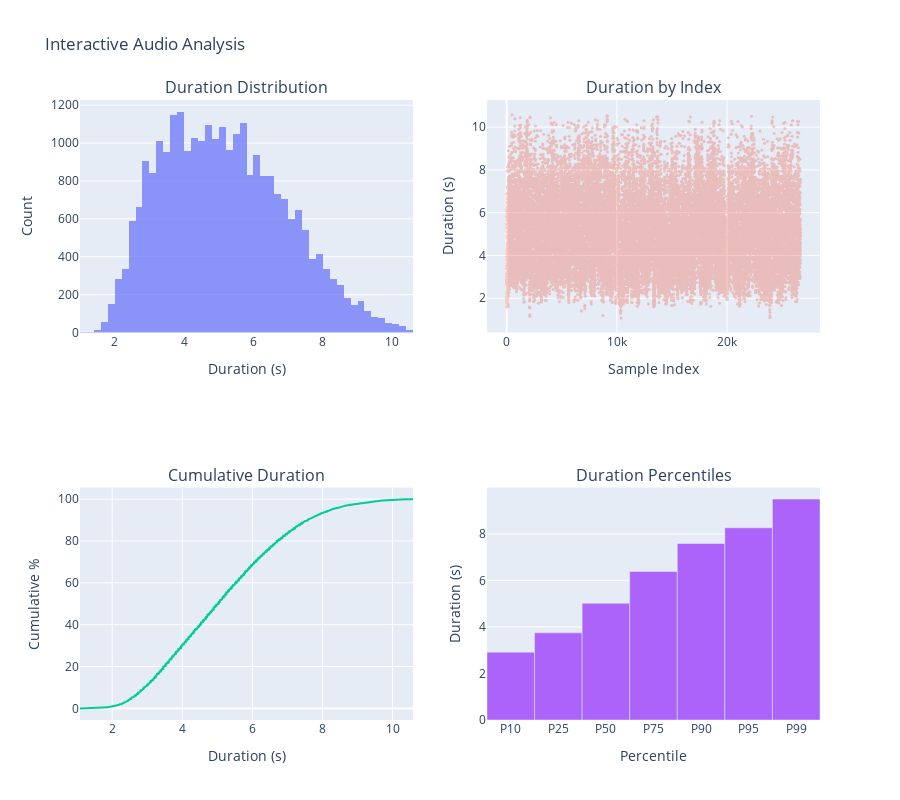

The cell this chart's notebook holds for it:
### Code cell
# Визуализация аудио данных
print("📈 Audio Data Visualizations")

# Создаем subplots
fig, axes = plt.subplots(2, 2, figsize=(15, 10))
fig.suptitle('Audio Data Analysis', fontsize=16, fontweight='bold')

# 1. Гистограмма длительности
axes[0, 0].hist(audio_durations_array, bins=50, alpha=0.7, color='skyblue', edgecolor='black')
axes[0, 0].axvline(audio_durations_array.mean(), color='red', linestyle='--', label=f'Mean: {audio_durations_array.mean():.1f}s')
axes[0, 0].axvline(np.median(audio_durations_array), color='green', linestyle='--', label=f'Median: {np.median(audio_durations_array):.1f}s')
axes[0, 0].set_xlabel('Duration (seconds)')
axes[0, 0].set_ylabel('Frequency')
axes[0, 0].set_title('Audio Duration Distribution')
axes[0, 0].legend()
axes[0, 0].grid(True, alpha=0.3)

# 2. Box plot длительности
axes[0, 1].boxplot(audio_durations_array, vert=True)
axes[0, 1].set_ylabel('Duration (seconds)')
axes[0, 1].set_title('Audio Duration Box Plot')
axes[0, 1].grid(True, alpha=0.3)

# 3. Распределение по диапазонам длительности 
duration_ranges = ['0-2s', '2-5s', '5-10s', '10-15s', '15s+']
duration_counts = [
    (audio_durations_array <= 2).sum(),
    ((audio_durations_array > 2) & (audio_durations_array <= 5)).sum(),
    ((audio_durations_array > 5) & (audio_durations_array <= 10)).sum(), 
    ((audio_durations_array > 10) & (audio_durations_array <= 15)).sum(),
    (audio_durations_array > 15).sum()
]

axes[1, 0].pie(duration_counts, labels=duration_ranges, autopct='%1.1f%%', startangle=90)
axes[1, 0].set_title('Audio Duration Ranges')

# 4. Статистика по длительности
stats_text = f"""Duration Statistics:
Count: {len(audio_durations_array):,}
Mean: {audio_durations_array.mean():.2f}s
Median: {np.median(audio_durations_array):.2f}s
Std: {audio_durations_array.std():.2f}s
Min: {audio_durations_array.min():.2f}s
Max: {audio_durations_array.max():.2f}s
Total: {audio_durations_array.sum()/3600:.2f}h"""

axes[1, 1].text(0.1, 0.5, stats_text, fontsize=12, verticalalignment='center', 
                family='monospace', bbox=dict(boxstyle='round', facecolor='wheat', alpha=0.5))
axes[1, 1].axis('off')
axes[1, 1].set_title('Duration Statistics Summary')

plt.tight_layout()
plt.show()

# Интерактивная визуализация с Plotly
fig_plotly = make_subplots(
    rows=2, cols=2,
    subplot_titles=('Duration Distribution', 'Duration by Index', 
                   'Cumulative Duration', 'Duration Percentiles'),
    specs=[[{"secondary_y": False}, {"secondary_y": False}],
           [{"secondary_y": False}, {"secondary_y": False}]]
)

# 1. Гистограмма длительности
fig_plotly.add_trace(
    go.Histogram(x=audio_durations_array, nbinsx=50, name="Duration", opacity=0.7),
    row=1, col=1
)

# 2. Scatter plot длительность по индексу
fig_plotly.add_trace(
    go.Scatter(x=np.arange(len(audio_durations_array)), y=audio_durations_array, 
              mode='markers', name="Duration", opacity=0.3, marker=dict(size=3)),
    row=1, col=2
)

# 3. Кумулятивное распределение
sorted_durations = np.sort(audio_durations_array)
cumulative = np.arange(1, len(sorted_durations) + 1) / len(sorted_durations) * 100
fig_plotly.add_trace(
    go.Scatter(x=sorted_durations, y=cumulative, mode='lines', name="Cumulative %"),
    row=2, col=1
)

# 4. Percentiles
percentiles = [10, 25, 50, 75, 90, 95, 99]
percentile_values = [np.percentile(audio_durations_array, p) for p in percentiles]
fig_plotly.add_trace(
    go.Bar(x=[f'P{p}' for p in percentiles], y=percentile_values, name="Percentiles"),
    row=2, col=2
)

fig_plotly.update_xaxes(title_text="Duration (s)", row=1, col=1)
fig_plotly.update_xaxes(title_text="Sample Index", row=1, col=2)
fig_plotly.update_xaxes(title_text="Duration (s)", row=2, col=1)
fig_plotly.update_xaxes(title_text="Percentile", row=2, col=2)

fig_plotly.update_yaxes(title_text="Count", row=1, col=1)
fig_plotly.update_yaxes(title_text="Duration (s)", row=1, col=2)
fig_plotly.update_yaxes(title_text="Cumulative %", row=2, col=1)
fig_plotly.update_yaxes(title_text="Duration (s)", row=2, col=2)

fig_plotly.update_layout(height=800, showlegend=False, title_text="Interactive Audio Analysis")
fig_plotly.show()

### Figure 1 — Plotly figure (JSON) as saved in the notebook; plotly's stock layout.template omitted (floating-point values rounded to 4 significant figures; data arrays with more than 128 entries replaced by an {"elided": "..."} marker saying what was removed)
{"data": [{"name": "Duration", "nbinsx": 50, "opacity": 0.7, "type": "histogram", "x": {"elided": "26654 float values"}, "xaxis": "x", "yaxis": "y"}, {"marker": {"size": 3}, "mode": "markers", "name": "Duration", "opacity": 0.3, "type": "scatter", "x": {"elided": "26654 int values"}, "xaxis": "x2", "y": {"elided": "26654 float values"}, "yaxis": "y2"}, {"mode": "lines", "name": "Cumulative %", "type": "scatter", "x": {"elided": "26654 float values"}, "xaxis": "x3", "y": {"elided": "26654 float values"}, "yaxis": "y3"}, {"name": "Percentiles", "type": "bar", "x": ["P10", "P25", "P50", "P75", "P90", "P95", "P99"], "xaxis": "x4", "y": [2.916, 3.744, 5.016, 6.384, 7.584, 8.256, 9.491], "yaxis": "y4"}], "layout": {"annotations": [{"font": {"size": 16}, "showarrow": false, "text": "Duration Distribution", "x": 0.225, "xanchor": "center", "xref": "paper", "y": 1, "yanchor": "bottom", "yref": "paper"}, {"font": {"size": 16}, "showarrow": false, "text": "Duration by Index", "x": 0.775, "xanchor": "center", "xref": "paper", "y": 1, "yanchor": "bottom", "yref": "paper"}, {"font": {"size": 16}, "showarrow": false, "text": "Cumulative Duration", "x": 0.225, "xanchor": "center", "xref": "paper", "y": 0.375, "yanchor": "bottom", "yref": "paper"}, {"font": {"size": 16}, "showarrow": false, "text": "Duration Percentiles", "x": 0.775, "xanchor": "center", "xref": "paper", "y": 0.375, "yanchor": "bottom", "yref": "paper"}], "height": 800, "showlegend": false, "title": {"text": "Interactive Audio Analysis"}, "xaxis": {"anchor": "y", "domain": [0, 0.45], "title": {"text": "Duration (s)"}}, "xaxis2": {"anchor": "y2", "domain": [0.55, 1], "title": {"text": "Sample Index"}}, "xaxis3": {"anchor": "y3", "domain": [0, 0.45], "title": {"text": "Duration (s)"}}, "xaxis4": {"anchor": "y4", "domain": [0.55, 1], "title": {"text": "Percentile"}}, "yaxis": {"anchor": "x", "domain": [0.625, 1], "title": {"text": "Count"}}, "yaxis2": {"anchor": "x2", "domain": [0.625, 1], "title": {"text": "Duration (s)"}}, "yaxis3": {"anchor": "x3", "domain": [0, 0.375], "title": {"text": "Cumulative %"}}, "yaxis4": {"anchor": "x4", "domain": [0, 0.375], "title": {"text": "Duration (s)"}}}}
